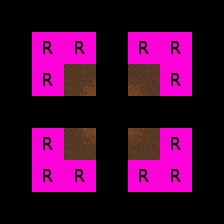

A level layout from a 2D game, rendered from its tile map. Below: a short description, then the map file with tile-grid data replaced by summaries:
An orthogonal 7x7 tile map with 32x32 px tiles, 4 tile layers (RuleRegions, ruleSet, ruleSet, rule_Ground), 6 tilesets.

<map version="1.0" orientation="orthogonal" width="7" height="7" tilewidth="32" tileheight="32">
 <tileset firstgid="1" name="Collision" tilewidth="32" tileheight="32">
  <image source="../../graphics/tiles/collision.png" width="64" height="32" />
 </tileset>
 <tileset firstgid="3" name="set_rules" tilewidth="32" tileheight="32">
  <image source="../../graphics/tiles/set_rules.png" width="64" height="64" />
 </tileset>
 <tileset firstgid="7" name="set_hlw" tilewidth="32" tileheight="32">
  <image source="../../graphics/tiles/set_hlw.png" width="256" height="128" />
 </tileset>
 <tileset firstgid="39" name="hlw_ground" tilewidth="32" tileheight="32">
  <image source="../../graphics/tiles/hlw_ground.png" width="512" height="256" />
 </tileset>
 <tileset firstgid="167" name="set_woodland" tilewidth="32" tileheight="32">
  <image source="../../graphics/tiles/set_woodland.png" width="512" height="320" />
 </tileset>
 <tileset firstgid="327" name="Woodland" tilewidth="32" tileheight="32">
  <image source="../../graphics/tiles/Woodland_ground.png" width="512" height="512" />
 </tileset>
 <layer name="RuleRegions" width="7" height="7">
  <data>[49 cells, 16 non-empty, 1 distinct tile ids]</data>
 </layer>
 <layer name="ruleSet" width="7" height="7">
  <data>[49 cells, 4 non-empty, 1 distinct tile ids]</data>
 </layer>
 <layer name="ruleSet" width="7" height="7">
  <data>[49 cells, 4 non-empty, 1 distinct tile ids]</data>
 </layer>
 <layer name="rule_Ground" width="7" height="7">
  <data>[49 cells, 4 non-empty, 4 distinct tile ids]</data>
 </layer>
</map>
